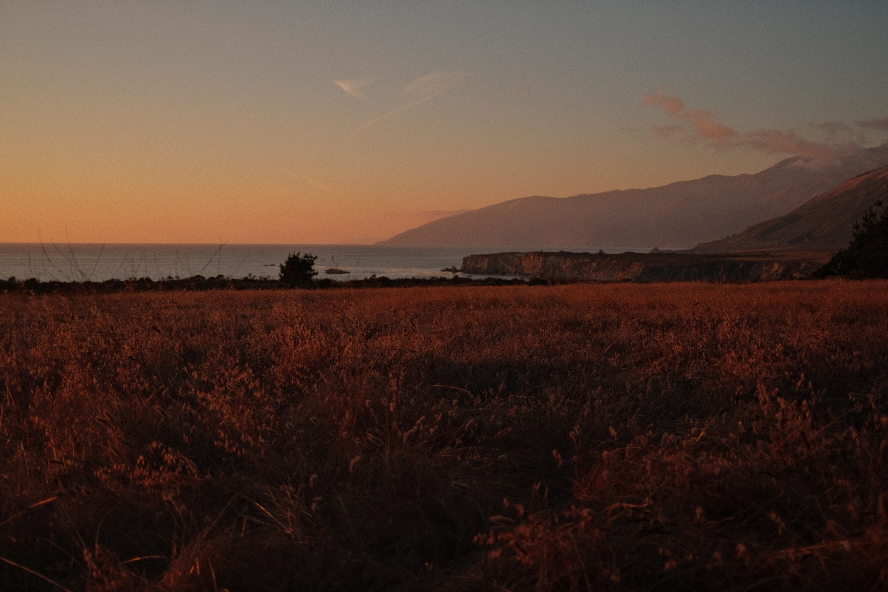
#> input picture input/7545F43E-D793-4690-9987-C3CEB5FD81F6-586-0000002030328B82.jpg, 1776 x 1184 px (shown at 1/2 size); its folder holds only this picture in this run
$ python bmp_converter.py
#> lines starting #> are read from the running program, lines starting #| are printed output that depends on the picture; after the words box and inside, x2 and y2 are one past the last pixel; in counts of white or black regions, pixels touching at a corner belong together
import os
from PIL import Image, ExifTags

# Relative paths for the input and output directories
input_directory = "input"
output_directory = "output"

# Create the output directory if it doesn't exist
if not os.path.exists(output_directory):
    os.makedirs(output_directory)

# Get the absolute path to the script's directory
script_directory = os.path.dirname(os.path.abspath(__file__))

# Get the absolute paths for the input and output directories
input_directory = os.path.join(script_directory, input_directory)
output_directory = os.path.join(script_directory, output_directory)

# Iterate through the files in the input directory
for filename in os.listdir(input_directory):
    if filename.endswith(('.jpg', '.jpeg', '.png', '.JPG', '.PNG', '.JPEG')):  # Filter for image files
        input_image_path = os.path.join(input_directory, filename)
        output_image_path = os.path.join(output_directory, filename)

        # Open the image using Pillow
        image = Image.open(input_image_path)
#> image is the input picture: PIL image 1776x1184 RGB; mean R, G, B 81.6, 59.8, 49

        # Check for and correct the orientation if needed
        for orientation in ExifTags.TAGS.keys():
            if ExifTags.TAGS[orientation] == 'Orientation':
                try:
                    exif = dict(image._getexif().items())
                    if exif[orientation] == 3:
                        image = image.rotate(180, expand=True)
                    elif exif[orientation] == 6:
                        image = image.rotate(270, expand=True)
                    elif exif[orientation] == 8:
                        image = image.rotate(90, expand=True)
                except (AttributeError, KeyError, IndexError):
                    # No EXIF orientation data, ignore
                    pass

        # Determine the original width and height
        original_width, original_height = image.size
#> original_width = 1776; original_height = 1184

        # Check if the image is in landscape orientation (horizontal)
        if original_width <= original_height:
            print(f"Processing: {filename} (portrait)")

            # Calculate the scaling factor for height
            height_scale = 480 / original_height
            new_width = int(original_width * height_scale)

            # Create a blank canvas of screen dimensions
            background = Image.new('1', (800, 480), 1)

            # Calculate the position to center the resized image on the canvas
            x_offset = (800 - new_width) // 2

            # Resize and paste the image onto the canvas with white space on the sides
            image = image.resize((new_width, 480), Image.LANCZOS)
            background.paste(image, (x_offset, 0))

            # Save the 1-bit BMP image
            background.save(output_image_path, "BMP")
        else:
            print(f"Processing: {filename} (landscape)")

            # Resize the image to 800x480 pixels
            image = image.resize((800, 480), Image.LANCZOS)
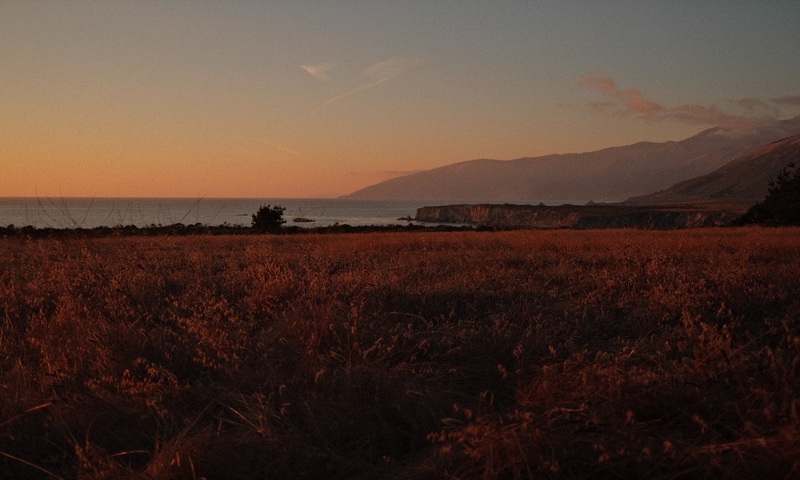
#> image: PIL image 800x480 RGB; mean R, G, B 81.6, 59.8, 49

            # Convert the image to 1-bit (black and white)
            image = image.convert("1")
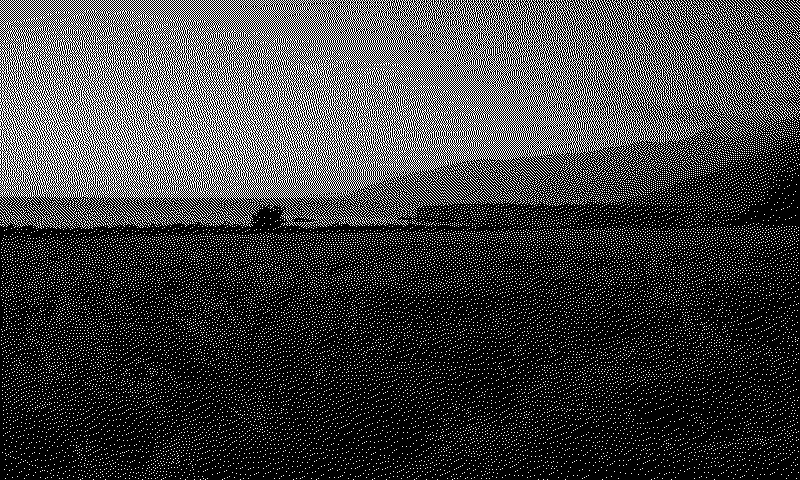
#> image: PIL image 800x480 1; 25.2% white in thin lines or dots

            # Save the 1-bit BMP image
            image.save(output_image_path, "BMP")

        print(f"Processed: {filename}")

print("Conversion of all images is complete.")

$ run again, on input/IMG_6655.JPG
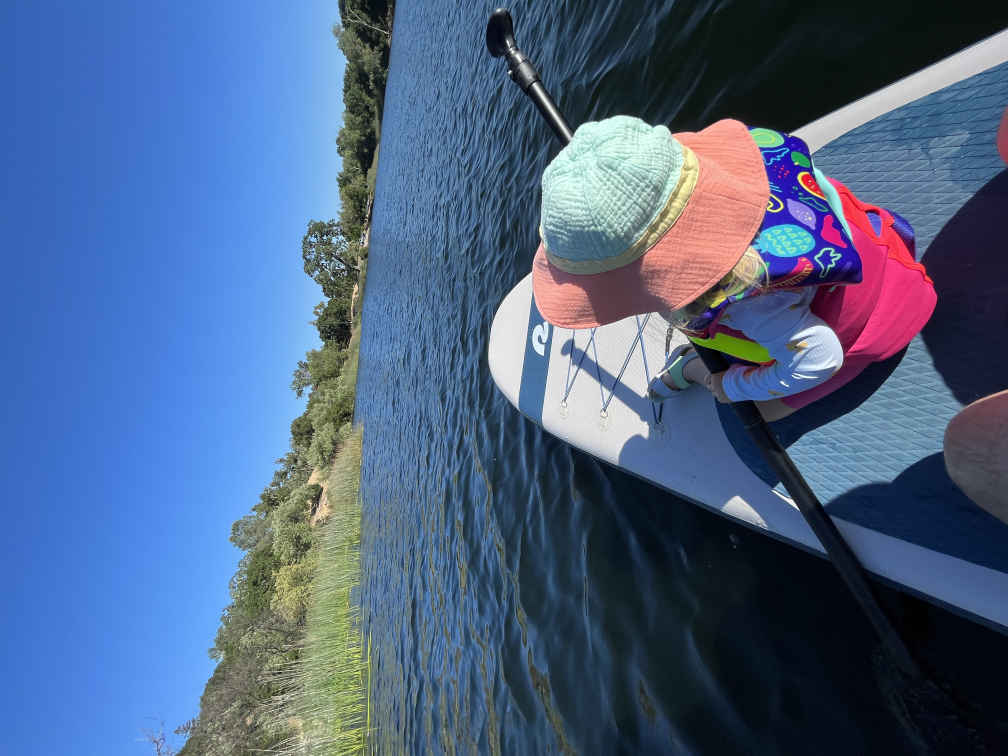
#> input picture input/IMG_6655.JPG, 4032 x 3024 px (shown at 1/4 size)
#> image is the input picture: PIL image 4032x3024 RGB; mean R, G, B 77, 98.8, 133.4
#> after the loop `for orientation in ExifTags.TAGS.keys():`:
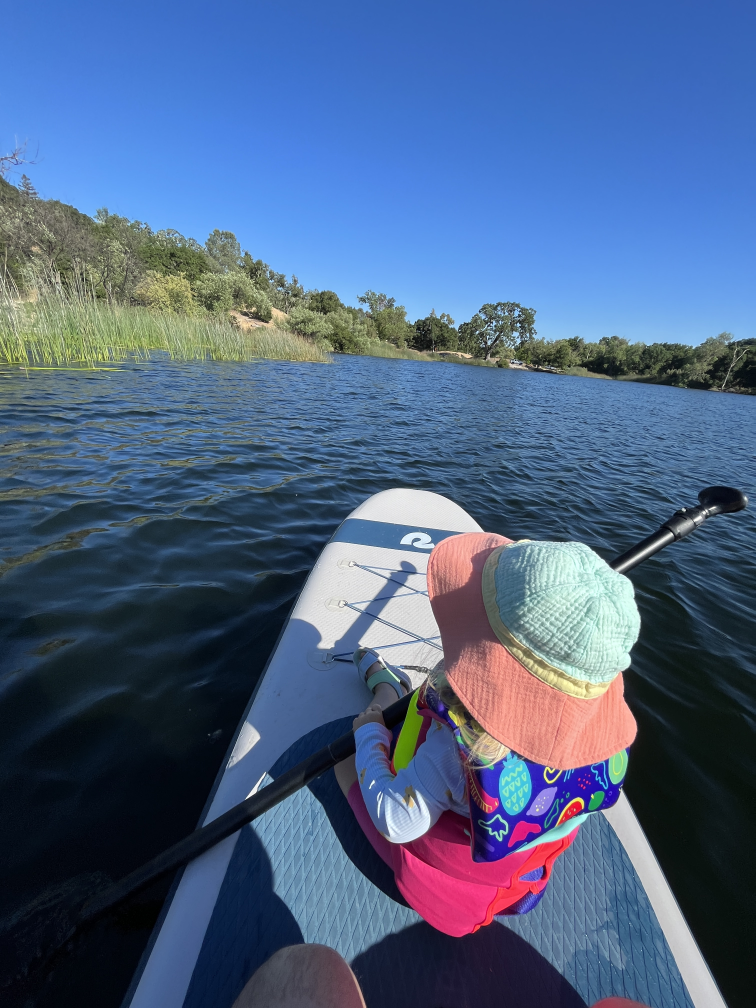
#> image: PIL image 3024x4032 RGB (shown at 1/4 size); mean R, G, B 77, 98.8, 133.4
#> `background.paste(image, (x_offset, 0))`:
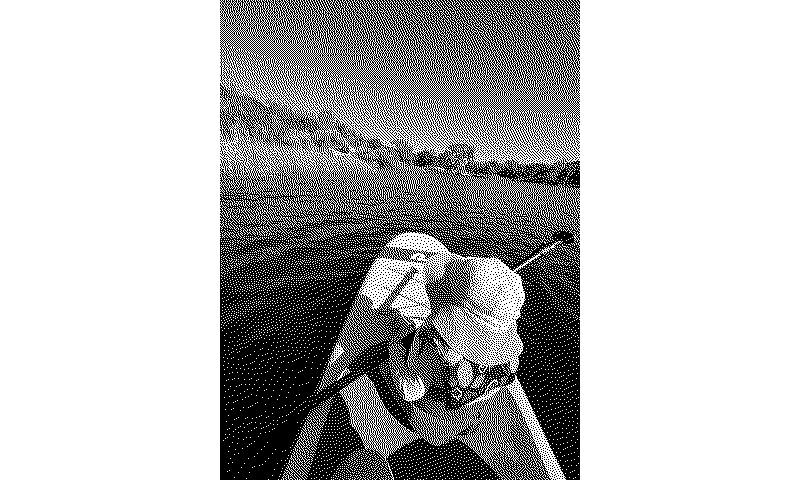
#> background: PIL image 800x480 1; 71.9% white; black in thin lines or dots, all inside (x1, y1, x2, y2) = (220, 0, 580, 480)

$ run again, on input/IMG_7236.JPG
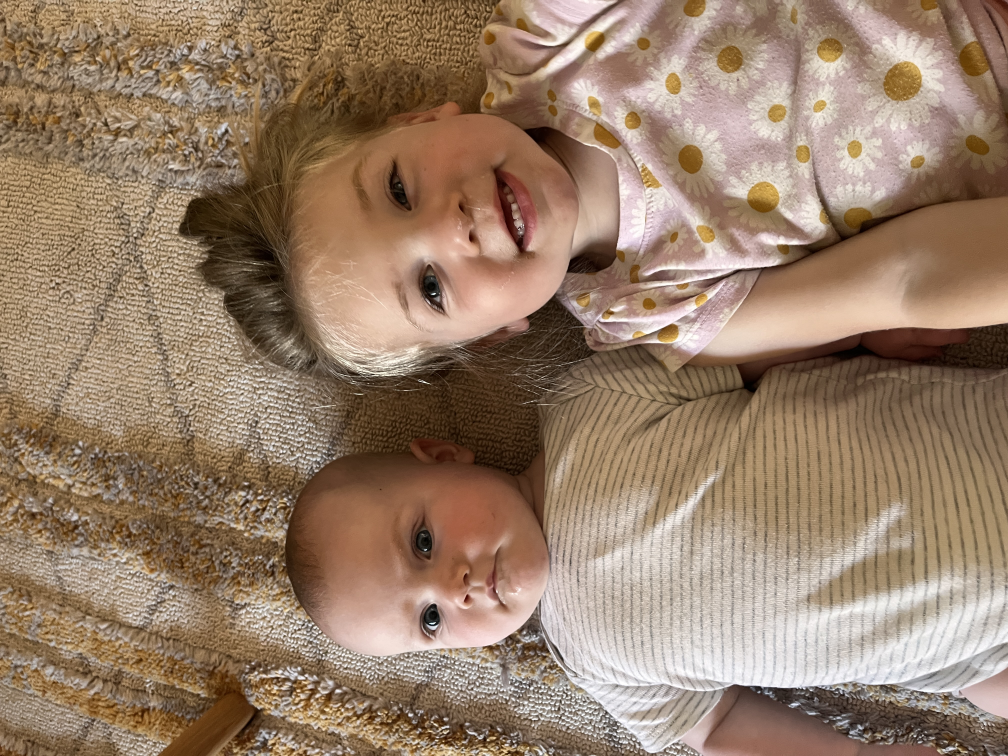
#> input picture input/IMG_7236.JPG, 4032 x 3024 px (shown at 1/4 size)
#> image is the input picture: PIL image 4032x3024 RGB; mean R, G, B 151.9, 126.9, 105.5
#> after the loop `for orientation in ExifTags.TAGS.keys():`:
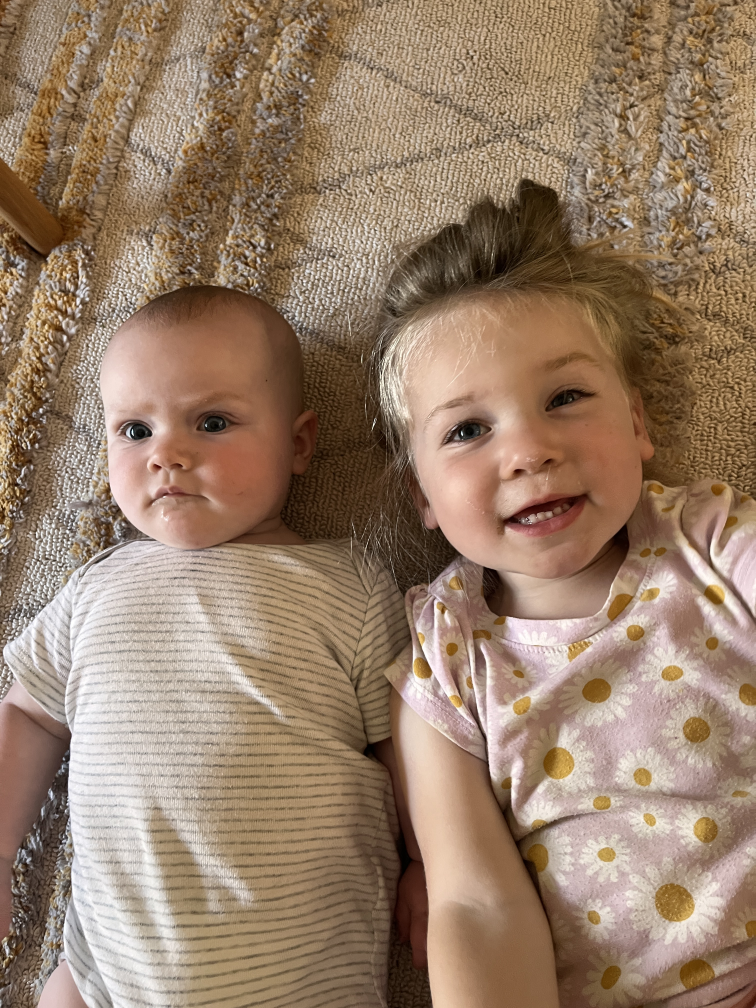
#> image: PIL image 3024x4032 RGB (shown at 1/4 size); mean R, G, B 151.9, 126.9, 105.5
#> `background.paste(image, (x_offset, 0))`:
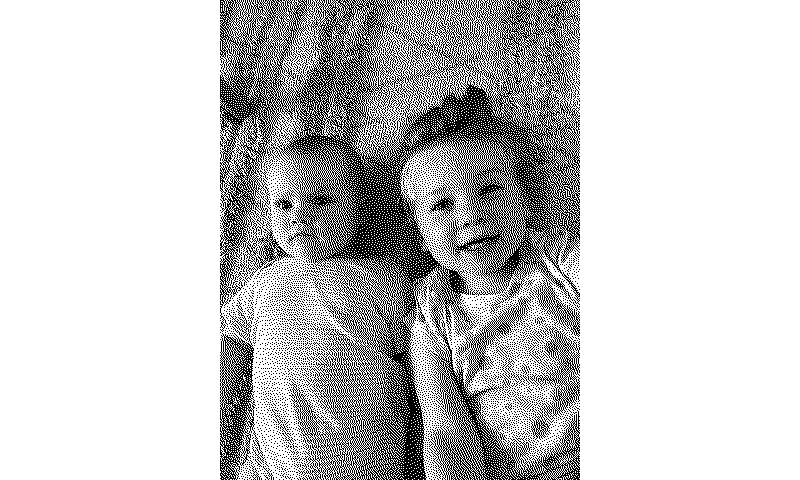
#> background: PIL image 800x480 1; 78.2% white; black in thin lines or dots, all inside (x1, y1, x2, y2) = (220, 0, 580, 480)

$ run again, on input/IMG_7951.JPG
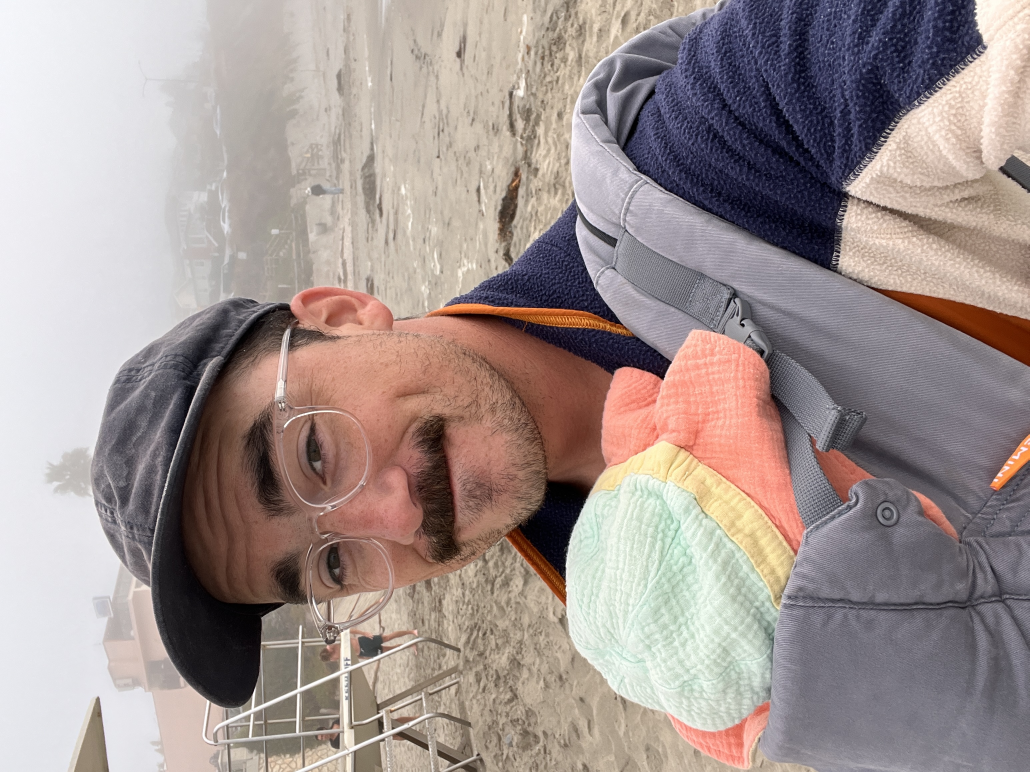
#> input picture input/IMG_7951.JPG, 3088 x 2316 px (shown at 1/3 size)
#> image is the input picture: PIL image 3088x2316 RGB; mean R, G, B 160.6, 147.1, 144.1
#> after the loop `for orientation in ExifTags.TAGS.keys():`:
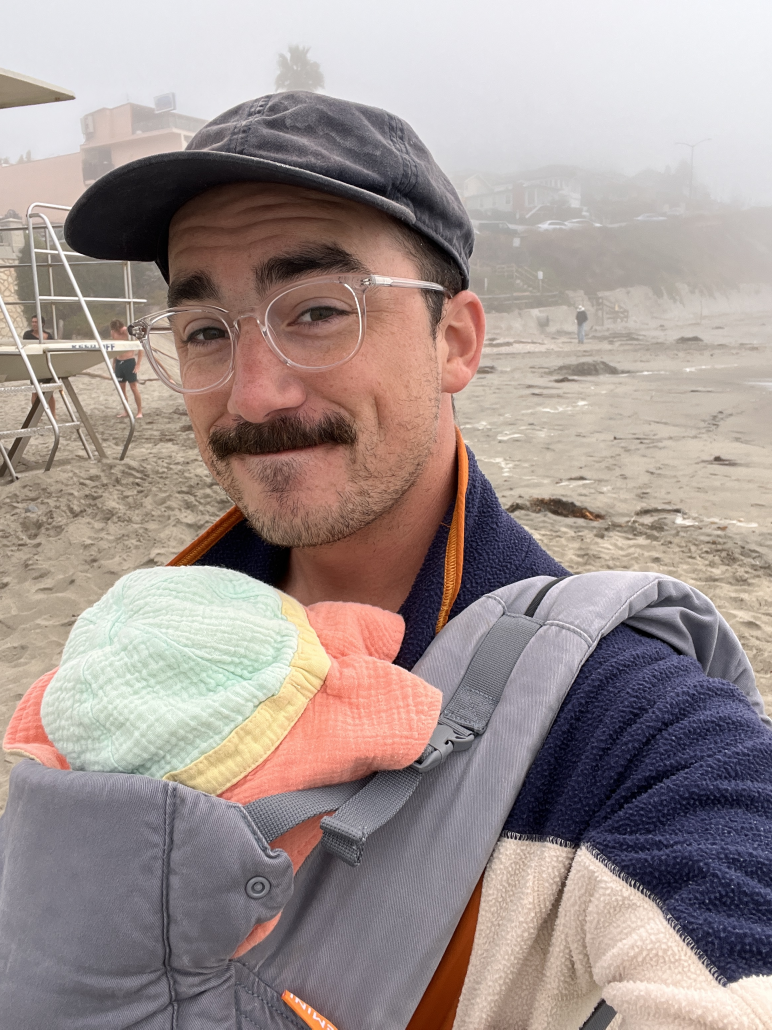
#> image: PIL image 2316x3088 RGB (shown at 1/3 size); mean R, G, B 160.6, 147.1, 144.1
#> `background.paste(image, (x_offset, 0))`:
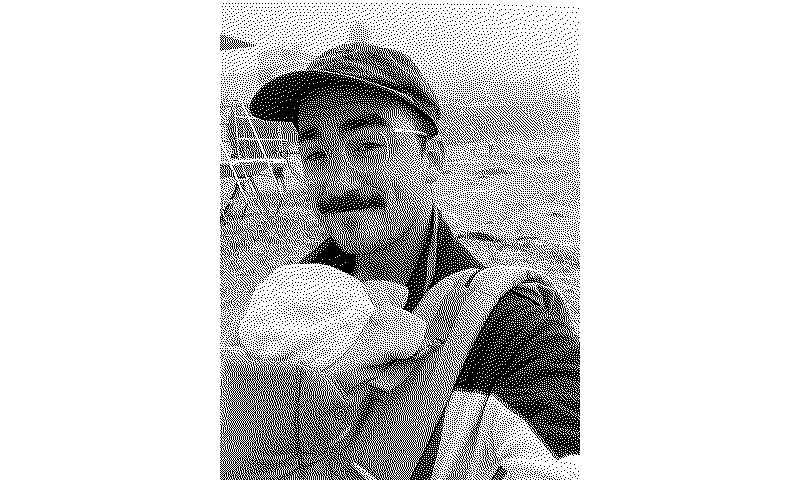
#> background: PIL image 800x480 1; 81.5% white; black in thin lines or dots, all inside (x1, y1, x2, y2) = (220, 3, 580, 480)
